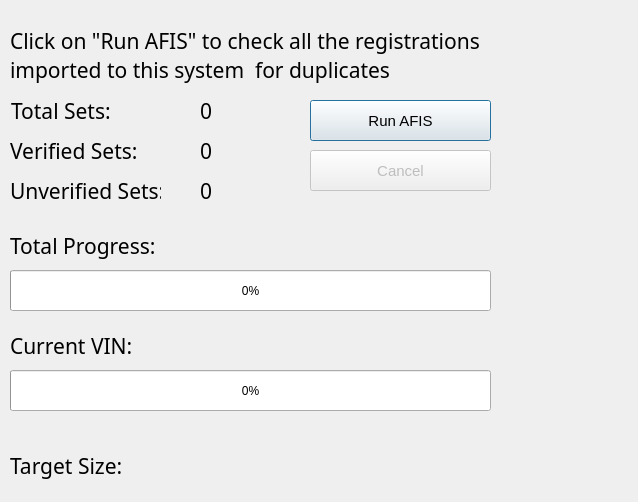
<?xml version="1.0" encoding="UTF-8"?>
<ui version="4.0">
 <class>aggregate_scan</class>
 <widget class="QDialog" name="aggregate_scan">
  <property name="geometry">
   <rect>
    <x>0</x>
    <y>0</y>
    <width>638</width>
    <height>502</height>
   </rect>
  </property>
  <property name="windowTitle">
   <string>Dialog</string>
  </property>
  <widget class="QProgressBar" name="pbTotal">
   <property name="geometry">
    <rect>
     <x>10</x>
     <y>270</y>
     <width>481</width>
     <height>41</height>
    </rect>
   </property>
   <property name="maximum">
    <number>100</number>
   </property>
   <property name="value">
    <number>0</number>
   </property>
  </widget>
  <widget class="QLabel" name="label_4">
   <property name="geometry">
    <rect>
     <x>10</x>
     <y>330</y>
     <width>221</width>
     <height>31</height>
    </rect>
   </property>
   <property name="font">
    <font>
     <family>Trebuchet MS</family>
     <pointsize>16</pointsize>
    </font>
   </property>
   <property name="text">
    <string>Current VIN:</string>
   </property>
  </widget>
  <widget class="QLabel" name="label_2">
   <property name="geometry">
    <rect>
     <x>10</x>
     <y>140</y>
     <width>151</width>
     <height>21</height>
    </rect>
   </property>
   <property name="font">
    <font>
     <family>Trebuchet MS</family>
     <pointsize>16</pointsize>
    </font>
   </property>
   <property name="text">
    <string>Verified Sets:</string>
   </property>
  </widget>
  <widget class="QLabel" name="label_3">
   <property name="geometry">
    <rect>
     <x>10</x>
     <y>230</y>
     <width>151</width>
     <height>31</height>
    </rect>
   </property>
   <property name="font">
    <font>
     <family>Trebuchet MS</family>
     <pointsize>16</pointsize>
    </font>
   </property>
   <property name="text">
    <string>Total Progress:</string>
   </property>
  </widget>
  <widget class="QLabel" name="lblTargetSize">
   <property name="geometry">
    <rect>
     <x>230</x>
     <y>450</y>
     <width>231</width>
     <height>31</height>
    </rect>
   </property>
   <property name="font">
    <font>
     <pointsize>14</pointsize>
    </font>
   </property>
   <property name="text">
    <string/>
   </property>
  </widget>
  <widget class="QLabel" name="lblVerified">
   <property name="geometry">
    <rect>
     <x>200</x>
     <y>140</y>
     <width>151</width>
     <height>21</height>
    </rect>
   </property>
   <property name="font">
    <font>
     <family>Trebuchet MS</family>
     <pointsize>16</pointsize>
    </font>
   </property>
   <property name="text">
    <string>0</string>
   </property>
  </widget>
  <widget class="QPushButton" name="btnRunAfis">
   <property name="geometry">
    <rect>
     <x>310</x>
     <y>100</y>
     <width>181</width>
     <height>41</height>
    </rect>
   </property>
   <property name="font">
    <font>
     <pointsize>11</pointsize>
    </font>
   </property>
   <property name="text">
    <string>Run AFIS</string>
   </property>
  </widget>
  <widget class="QLabel" name="lblTotalSet">
   <property name="geometry">
    <rect>
     <x>200</x>
     <y>100</y>
     <width>151</width>
     <height>21</height>
    </rect>
   </property>
   <property name="font">
    <font>
     <family>Trebuchet MS</family>
     <pointsize>16</pointsize>
    </font>
   </property>
   <property name="text">
    <string>0</string>
   </property>
  </widget>
  <widget class="QLabel" name="label_8">
   <property name="geometry">
    <rect>
     <x>10</x>
     <y>450</y>
     <width>221</width>
     <height>31</height>
    </rect>
   </property>
   <property name="font">
    <font>
     <family>Trebuchet MS</family>
     <pointsize>16</pointsize>
    </font>
   </property>
   <property name="text">
    <string>Target Size:</string>
   </property>
  </widget>
  <widget class="QLabel" name="label_5">
   <property name="geometry">
    <rect>
     <x>10</x>
     <y>180</y>
     <width>151</width>
     <height>21</height>
    </rect>
   </property>
   <property name="font">
    <font>
     <family>Trebuchet MS</family>
     <pointsize>16</pointsize>
    </font>
   </property>
   <property name="text">
    <string>Unverified Sets:</string>
   </property>
  </widget>
  <widget class="QLabel" name="lblUnverified">
   <property name="geometry">
    <rect>
     <x>200</x>
     <y>180</y>
     <width>151</width>
     <height>21</height>
    </rect>
   </property>
   <property name="font">
    <font>
     <family>Trebuchet MS</family>
     <pointsize>16</pointsize>
    </font>
   </property>
   <property name="text">
    <string>0</string>
   </property>
  </widget>
  <widget class="QLabel" name="label">
   <property name="geometry">
    <rect>
     <x>11</x>
     <y>100</y>
     <width>151</width>
     <height>21</height>
    </rect>
   </property>
   <property name="font">
    <font>
     <family>Trebuchet MS</family>
     <pointsize>16</pointsize>
    </font>
   </property>
   <property name="text">
    <string>Total Sets:</string>
   </property>
  </widget>
  <widget class="QProgressBar" name="pbCurrent">
   <property name="geometry">
    <rect>
     <x>10</x>
     <y>370</y>
     <width>481</width>
     <height>41</height>
    </rect>
   </property>
   <property name="value">
    <number>0</number>
   </property>
  </widget>
  <widget class="QLabel" name="lblCurrentVin">
   <property name="geometry">
    <rect>
     <x>230</x>
     <y>330</y>
     <width>231</width>
     <height>31</height>
    </rect>
   </property>
   <property name="font">
    <font>
     <pointsize>14</pointsize>
    </font>
   </property>
   <property name="text">
    <string/>
   </property>
  </widget>
  <widget class="QPushButton" name="btnCancel">
   <property name="enabled">
    <bool>false</bool>
   </property>
   <property name="geometry">
    <rect>
     <x>310</x>
     <y>150</y>
     <width>181</width>
     <height>41</height>
    </rect>
   </property>
   <property name="font">
    <font>
     <pointsize>11</pointsize>
    </font>
   </property>
   <property name="text">
    <string>Cancel</string>
   </property>
  </widget>
  <widget class="QLabel" name="label_6">
   <property name="geometry">
    <rect>
     <x>10</x>
     <y>20</y>
     <width>541</width>
     <height>71</height>
    </rect>
   </property>
   <property name="font">
    <font>
     <family>Trebuchet MS</family>
     <pointsize>16</pointsize>
    </font>
   </property>
   <property name="text">
    <string>Click on &quot;Run AFIS&quot; to check all the registrations
imported to this system  for duplicates</string>
   </property>
  </widget>
 </widget>
 <resources/>
 <connections/>
</ui>
